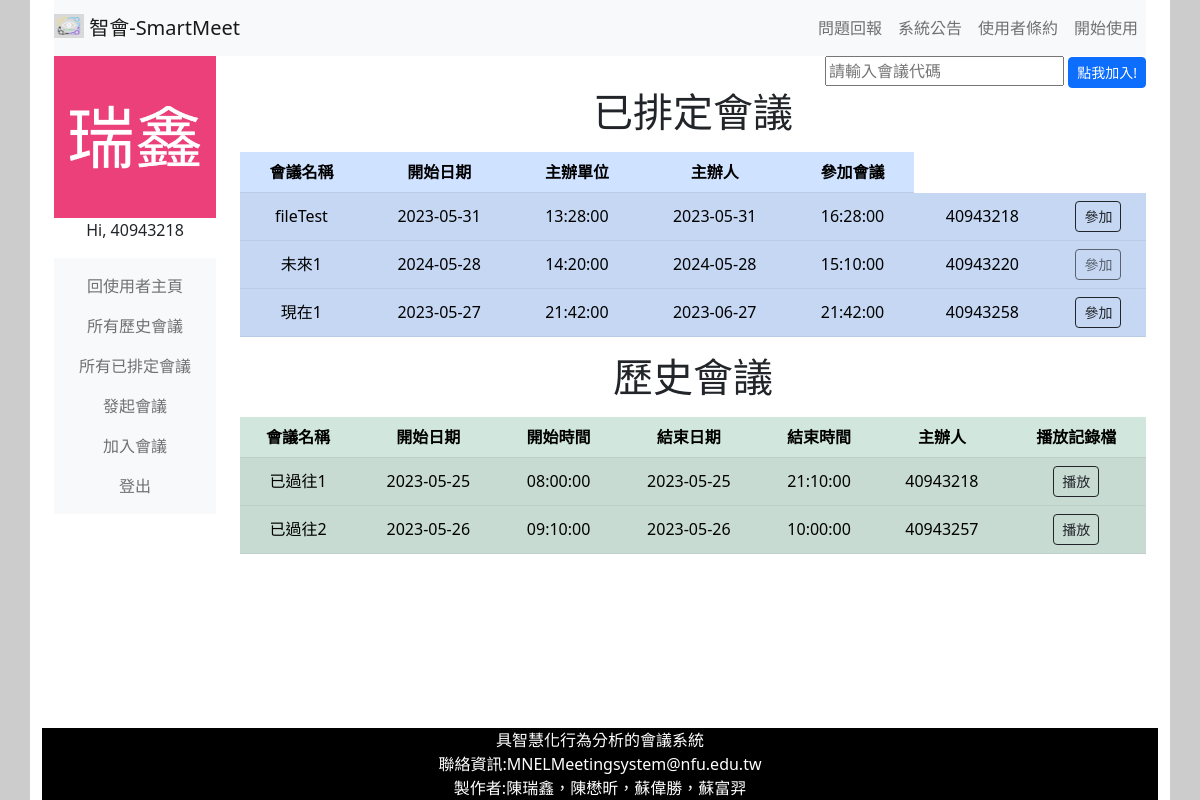
Screenshot of /htmlPhp/user/userPage.php (signed in) with the database file from the repository.
### tables this page shows
CREATE TABLE `coursemember` (
  `courseId` varchar(255) NOT NULL,
  `courseMember` varchar(255) NOT NULL
);

CREATE TABLE `courseinfo` (
  `courseId` varchar(255) NOT NULL,
  `courseName` varchar(255) NOT NULL,
  `courseDateStart` date NOT NULL DEFAULT current_timestamp(),
  `courseDateEnd` date NOT NULL,
  `courseTimeStart` time NOT NULL DEFAULT current_timestamp(),
  `courseTimeEnd` time NOT NULL,
  `courseContent` varchar(255) NOT NULL,
  `openCourse` tinyint(1) NOT NULL,
  `fileExist` tinyint(1) NOT NULL
);

CREATE TABLE `coursehost` (
  `courseId` varchar(255) NOT NULL,
  `courseHostAcc` varchar(255) NOT NULL
);

### htmlPhp/includePHP/userHisMeet.php (the view, shortened to what this page needs)
<?php
$sqlUserInfo = "SELECT * FROM userInfo WHERE userAccount ='{$_SESSION["userAccount"]}'";
    $userInfoResult=mysqli_query($conn,$sqlUserInfo);
    $userClassData = mysqli_fetch_assoc($userInfoResult);
    $userClass = $userClassData["userClass"];
$sqlCourseId = "SELECT courseId FROM courseMember WHERE courseMember ='{$userClass}'";
    $courseMemberResult=mysqli_query($conn,$sqlCourseId);
    while ($courseMemberRow = mysqli_fetch_assoc($courseMemberResult)){
        $sqlCourseInfo = "SELECT *
                            FROM courseInfo INNER JOIN courseHost ON courseInfo.courseId=courseHost.courseId
                            WHERE courseInfo.courseId ='{$courseMemberRow['courseId']}'
                            ORDER BY courseHost.courseHostAcc ASC";
        $courseInfoResult=mysqli_query($conn,$sqlCourseInfo);
        $courseInfoData = mysqli_fetch_assoc($courseInfoResult);
        if(strtotime($courseInfoData['courseDateEnd'] . ' ' . $courseInfoData['courseTimeEnd']) < strtotime(date('Y-m-d H:i:s'))){
            echo'
                <tr data-bs-toggle="collapse" data-bs-target="#r'.$courseInfoData['courseId'].'">
                    <td>'.$courseInfoData['courseName'].'</td>
                    <td>'.$courseInfoData['courseDateStart'].'</td>
                    <td>'.$courseInfoData['courseTimeStart'].'</td>
                    <td>'.$courseInfoData['courseDateEnd'].'</td>
                    <td>'.$courseInfoData['courseTimeEnd'].'</td>
                    <td>'.$courseInfoData['courseHostAcc'].'</td>
                    <td><button type="button" class="btn btn-outline-dark btn-sm" onclick="location.href=\'../Histogram.php?courseID='.$courseInfoData['courseId'].'\'">播放</button></td>
                </tr>
                <tr class="collapse accordion-collapse" id="r'.$courseInfoData['courseId'].'">
                    <td colspan="7">
                        '.$courseInfoData['courseContent'];
            echo'
                    </td>
                </tr>
            ';
        }
    }

### htmlPhp/includePHP/userFutMeet.php (shortened to what this page needs)
<?php
$sqlUserInfo = "SELECT * FROM userInfo WHERE userAccount ='{$_SESSION["userAccount"]}'";
    $userInfoResult=mysqli_query($conn,$sqlUserInfo);
    $userClassData = mysqli_fetch_assoc($userInfoResult);
    $userClass = $userClassData["userClass"];
$sqlCourseId = "SELECT courseId FROM courseMember WHERE courseMember ='{$userClass}'";
    $courseMemberResult=mysqli_query($conn,$sqlCourseId);
    while ($courseMemberRow = mysqli_fetch_assoc($courseMemberResult)){
        $sqlCourseInfo = "SELECT *
                            FROM courseInfo INNER JOIN courseHost ON courseInfo.courseId=courseHost.courseId
                            WHERE courseInfo.courseId ='{$courseMemberRow['courseId']}'
                            ORDER BY courseInfo.courseDateStart ASC";
        $courseInfoResult=mysqli_query($conn,$sqlCourseInfo);
        $courseInfoData = mysqli_fetch_assoc($courseInfoResult);
        if(strtotime($courseInfoData['courseDateEnd'] . ' ' . $courseInfoData['courseTimeEnd']) >= strtotime(date('Y-m-d H:i:s'))){
            echo'
                <tr data-bs-toggle="collapse" data-bs-target="#r'.$courseInfoData['courseId'].'">
                    <td>'.$courseInfoData['courseName'].'</td>
                    <td>'.$courseInfoData['courseDateStart'].'</td>
                    <td>'.$courseInfoData['courseTimeStart'].'</td>
                    <td>'.$courseInfoData['courseDateEnd'].'</td>
                    <td>'.$courseInfoData['courseTimeEnd'].'</td>
                    <td>'.$courseInfoData['courseHostAcc'].'</td>';
            if(strtotime($courseInfoData['courseDateStart'] . ' ' . $courseInfoData['courseTimeStart']) <= strtotime(date('Y-m-d H:i:s'))){
                echo '<td><button type="button" class="btn btn-outline-dark btn-sm" onclick="redirectMeetingRoom(\''.$courseInfoData['courseId'].'\')">參加</button></td>';
            }else{
                echo '<td><button type="button" class="btn btn-outline-dark btn-sm" disabled>參加</button></td>';
            }
            echo'
                </tr>
                <tr class="collapse accordion-collapse" id="r'.$courseInfoData['courseId'].'">
                    <td colspan="7">
                        '.$courseInfoData['courseContent'];
            echo'
                    </td>
                </tr>
            ';
        }
    }

### htmlPhp/webCSS/userPageStyle.css (style rules this page uses)
html,body { height: 100%; background-color: #cccccc; }
td { text-align: center; }

### rows the page displays
coursemember: courseId.courseName "fileTest", courseId.courseDateStart "2023-05-31", courseId.courseTimeStart "13:28:00", courseId.courseDateEnd "2023-05-31", courseId.courseTimeEnd "16:28:00", coursehost.courseHostAcc "40943218"
coursemember: courseId.courseName "未來1", courseId.courseDateStart "2024-05-28", courseId.courseTimeStart "14:20:00", courseId.courseDateEnd "2024-05-28", courseId.courseTimeEnd "15:10:00", coursehost.courseHostAcc "40943220", shows "參加"
coursemember: courseId.courseName "現在1", courseId.courseDateStart "2023-05-27", courseId.courseTimeStart "21:42:00", courseId.courseDateEnd "2023-06-27", courseId.courseTimeEnd "21:42:00", coursehost.courseHostAcc "40943258"
coursemember: courseId.courseName "已過往1", courseId.courseDateStart "2023-05-25", courseId.courseTimeStart "08:00:00", courseId.courseDateEnd "2023-05-25", courseId.courseTimeEnd "21:10:00", coursehost.courseHostAcc "40943218"
coursemember: courseId.courseName "已過往2", courseId.courseDateStart "2023-05-26", courseId.courseTimeStart "09:10:00", courseId.courseDateEnd "2023-05-26", courseId.courseTimeEnd "10:00:00", coursehost.courseHostAcc "40943257"

### other values shown
$_SESSION['userAccount'] "40943218"
